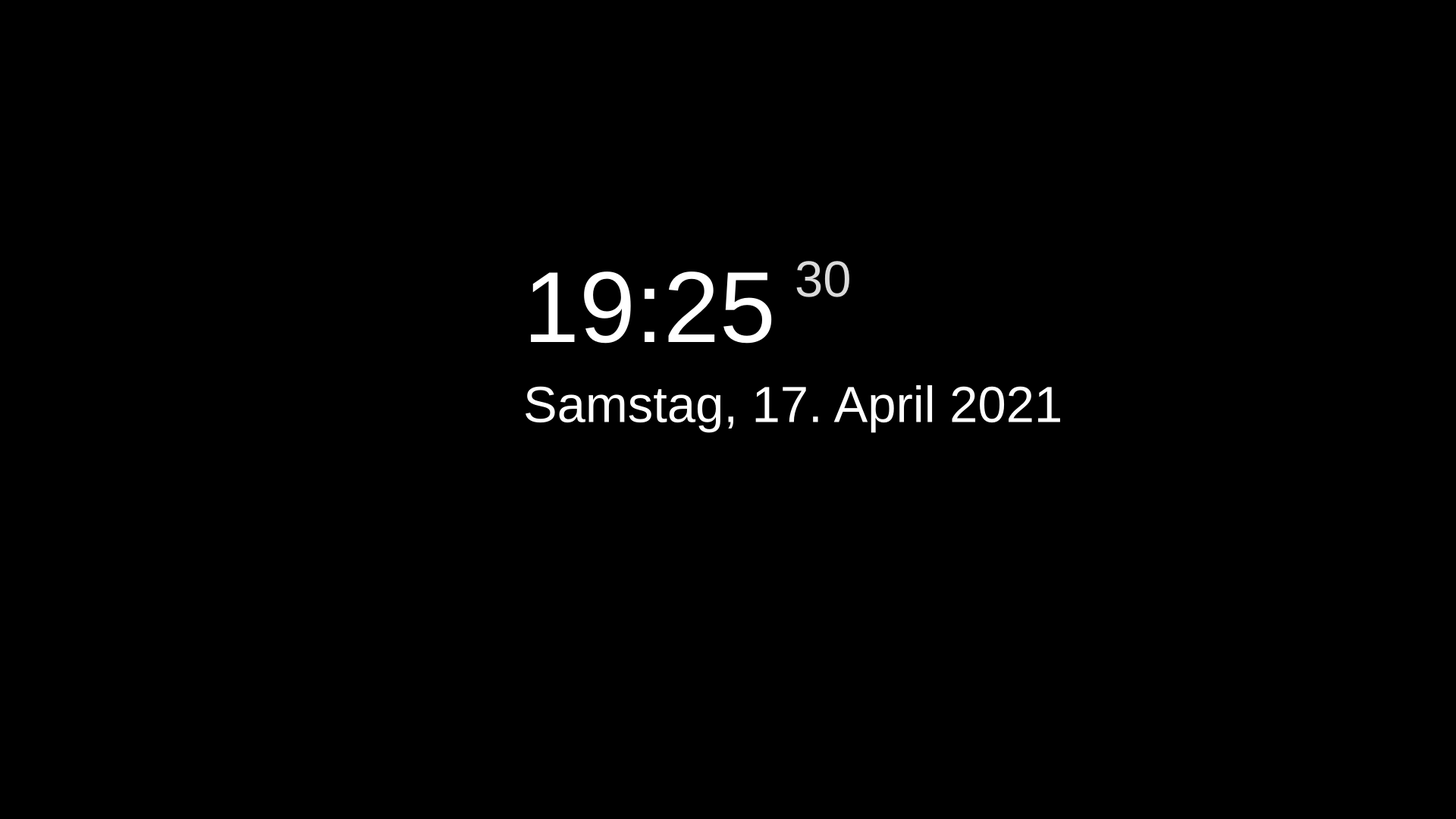
<?xml version="1.0" encoding="UTF-8"?>
<ui version="4.0">
 <class>Form</class>
 <widget class="QWidget" name="Form">
  <property name="geometry">
   <rect>
    <x>0</x>
    <y>0</y>
    <width>1920</width>
    <height>1080</height>
   </rect>
  </property>
  <property name="minimumSize">
   <size>
    <width>1920</width>
    <height>1080</height>
   </size>
  </property>
  <property name="maximumSize">
   <size>
    <width>1920</width>
    <height>1080</height>
   </size>
  </property>
  <property name="palette">
   <palette>
    <active>
     <colorrole role="WindowText">
      <brush brushstyle="SolidPattern">
       <color alpha="255">
        <red>255</red>
        <green>255</green>
        <blue>255</blue>
       </color>
      </brush>
     </colorrole>
     <colorrole role="Button">
      <brush brushstyle="SolidPattern">
       <color alpha="255">
        <red>0</red>
        <green>0</green>
        <blue>0</blue>
       </color>
      </brush>
     </colorrole>
     <colorrole role="Light">
      <brush brushstyle="SolidPattern">
       <color alpha="255">
        <red>0</red>
        <green>0</green>
        <blue>0</blue>
       </color>
      </brush>
     </colorrole>
     <colorrole role="Midlight">
      <brush brushstyle="SolidPattern">
       <color alpha="255">
        <red>0</red>
        <green>0</green>
        <blue>0</blue>
       </color>
      </brush>
     </colorrole>
     <colorrole role="Dark">
      <brush brushstyle="SolidPattern">
       <color alpha="255">
        <red>0</red>
        <green>0</green>
        <blue>0</blue>
       </color>
      </brush>
     </colorrole>
     <colorrole role="Mid">
      <brush brushstyle="SolidPattern">
       <color alpha="255">
        <red>0</red>
        <green>0</green>
        <blue>0</blue>
       </color>
      </brush>
     </colorrole>
     <colorrole role="Text">
      <brush brushstyle="SolidPattern">
       <color alpha="255">
        <red>255</red>
        <green>255</green>
        <blue>255</blue>
       </color>
      </brush>
     </colorrole>
     <colorrole role="BrightText">
      <brush brushstyle="SolidPattern">
       <color alpha="255">
        <red>255</red>
        <green>255</green>
        <blue>255</blue>
       </color>
      </brush>
     </colorrole>
     <colorrole role="ButtonText">
      <brush brushstyle="SolidPattern">
       <color alpha="255">
        <red>255</red>
        <green>255</green>
        <blue>255</blue>
       </color>
      </brush>
     </colorrole>
     <colorrole role="Base">
      <brush brushstyle="SolidPattern">
       <color alpha="255">
        <red>0</red>
        <green>0</green>
        <blue>0</blue>
       </color>
      </brush>
     </colorrole>
     <colorrole role="Window">
      <brush brushstyle="SolidPattern">
       <color alpha="255">
        <red>0</red>
        <green>0</green>
        <blue>0</blue>
       </color>
      </brush>
     </colorrole>
     <colorrole role="Shadow">
      <brush brushstyle="SolidPattern">
       <color alpha="255">
        <red>0</red>
        <green>0</green>
        <blue>0</blue>
       </color>
      </brush>
     </colorrole>
     <colorrole role="AlternateBase">
      <brush brushstyle="SolidPattern">
       <color alpha="255">
        <red>0</red>
        <green>0</green>
        <blue>0</blue>
       </color>
      </brush>
     </colorrole>
     <colorrole role="ToolTipBase">
      <brush brushstyle="SolidPattern">
       <color alpha="255">
        <red>255</red>
        <green>255</green>
        <blue>220</blue>
       </color>
      </brush>
     </colorrole>
     <colorrole role="ToolTipText">
      <brush brushstyle="SolidPattern">
       <color alpha="255">
        <red>0</red>
        <green>0</green>
        <blue>0</blue>
       </color>
      </brush>
     </colorrole>
     <colorrole role="PlaceholderText">
      <brush brushstyle="SolidPattern">
       <color alpha="128">
        <red>255</red>
        <green>255</green>
        <blue>255</blue>
       </color>
      </brush>
     </colorrole>
    </active>
    <inactive>
     <colorrole role="WindowText">
      <brush brushstyle="SolidPattern">
       <color alpha="255">
        <red>255</red>
        <green>255</green>
        <blue>255</blue>
       </color>
      </brush>
     </colorrole>
     <colorrole role="Button">
      <brush brushstyle="SolidPattern">
       <color alpha="255">
        <red>0</red>
        <green>0</green>
        <blue>0</blue>
       </color>
      </brush>
     </colorrole>
     <colorrole role="Light">
      <brush brushstyle="SolidPattern">
       <color alpha="255">
        <red>0</red>
        <green>0</green>
        <blue>0</blue>
       </color>
      </brush>
     </colorrole>
     <colorrole role="Midlight">
      <brush brushstyle="SolidPattern">
       <color alpha="255">
        <red>0</red>
        <green>0</green>
        <blue>0</blue>
       </color>
      </brush>
     </colorrole>
     <colorrole role="Dark">
      <brush brushstyle="SolidPattern">
       <color alpha="255">
        <red>0</red>
        <green>0</green>
        <blue>0</blue>
       </color>
      </brush>
     </colorrole>
     <colorrole role="Mid">
      <brush brushstyle="SolidPattern">
       <color alpha="255">
        <red>0</red>
        <green>0</green>
        <blue>0</blue>
       </color>
      </brush>
     </colorrole>
     <colorrole role="Text">
      <brush brushstyle="SolidPattern">
       <color alpha="255">
        <red>255</red>
        <green>255</green>
        <blue>255</blue>
       </color>
      </brush>
     </colorrole>
     <colorrole role="BrightText">
      <brush brushstyle="SolidPattern">
       <color alpha="255">
        <red>255</red>
        <green>255</green>
        <blue>255</blue>
       </color>
      </brush>
     </colorrole>
     <colorrole role="ButtonText">
      <brush brushstyle="SolidPattern">
       <color alpha="255">
        <red>255</red>
        <green>255</green>
        <blue>255</blue>
       </color>
      </brush>
     </colorrole>
     <colorrole role="Base">
      <brush brushstyle="SolidPattern">
       <color alpha="255">
        <red>0</red>
        <green>0</green>
        <blue>0</blue>
       </color>
      </brush>
     </colorrole>
     <colorrole role="Window">
      <brush brushstyle="SolidPattern">
       <color alpha="255">
        <red>0</red>
        <green>0</green>
        <blue>0</blue>
       </color>
      </brush>
     </colorrole>
     <colorrole role="Shadow">
      <brush brushstyle="SolidPattern">
       <color alpha="255">
        <red>0</red>
        <green>0</green>
        <blue>0</blue>
       </color>
      </brush>
     </colorrole>
     <colorrole role="AlternateBase">
      <brush brushstyle="SolidPattern">
       <color alpha="255">
        <red>0</red>
        <green>0</green>
        <blue>0</blue>
       </color>
      </brush>
     </colorrole>
     <colorrole role="ToolTipBase">
      <brush brushstyle="SolidPattern">
       <color alpha="255">
        <red>255</red>
        <green>255</green>
        <blue>220</blue>
       </color>
      </brush>
     </colorrole>
     <colorrole role="ToolTipText">
      <brush brushstyle="SolidPattern">
       <color alpha="255">
        <red>0</red>
        <green>0</green>
        <blue>0</blue>
       </color>
      </brush>
     </colorrole>
     <colorrole role="PlaceholderText">
      <brush brushstyle="SolidPattern">
       <color alpha="128">
        <red>255</red>
        <green>255</green>
        <blue>255</blue>
       </color>
      </brush>
     </colorrole>
    </inactive>
    <disabled>
     <colorrole role="WindowText">
      <brush brushstyle="SolidPattern">
       <color alpha="255">
        <red>0</red>
        <green>0</green>
        <blue>0</blue>
       </color>
      </brush>
     </colorrole>
     <colorrole role="Button">
      <brush brushstyle="SolidPattern">
       <color alpha="255">
        <red>0</red>
        <green>0</green>
        <blue>0</blue>
       </color>
      </brush>
     </colorrole>
     <colorrole role="Light">
      <brush brushstyle="SolidPattern">
       <color alpha="255">
        <red>0</red>
        <green>0</green>
        <blue>0</blue>
       </color>
      </brush>
     </colorrole>
     <colorrole role="Midlight">
      <brush brushstyle="SolidPattern">
       <color alpha="255">
        <red>0</red>
        <green>0</green>
        <blue>0</blue>
       </color>
      </brush>
     </colorrole>
     <colorrole role="Dark">
      <brush brushstyle="SolidPattern">
       <color alpha="255">
        <red>0</red>
        <green>0</green>
        <blue>0</blue>
       </color>
      </brush>
     </colorrole>
     <colorrole role="Mid">
      <brush brushstyle="SolidPattern">
       <color alpha="255">
        <red>0</red>
        <green>0</green>
        <blue>0</blue>
       </color>
      </brush>
     </colorrole>
     <colorrole role="Text">
      <brush brushstyle="SolidPattern">
       <color alpha="255">
        <red>0</red>
        <green>0</green>
        <blue>0</blue>
       </color>
      </brush>
     </colorrole>
     <colorrole role="BrightText">
      <brush brushstyle="SolidPattern">
       <color alpha="255">
        <red>255</red>
        <green>255</green>
        <blue>255</blue>
       </color>
      </brush>
     </colorrole>
     <colorrole role="ButtonText">
      <brush brushstyle="SolidPattern">
       <color alpha="255">
        <red>0</red>
        <green>0</green>
        <blue>0</blue>
       </color>
      </brush>
     </colorrole>
     <colorrole role="Base">
      <brush brushstyle="SolidPattern">
       <color alpha="255">
        <red>0</red>
        <green>0</green>
        <blue>0</blue>
       </color>
      </brush>
     </colorrole>
     <colorrole role="Window">
      <brush brushstyle="SolidPattern">
       <color alpha="255">
        <red>0</red>
        <green>0</green>
        <blue>0</blue>
       </color>
      </brush>
     </colorrole>
     <colorrole role="Shadow">
      <brush brushstyle="SolidPattern">
       <color alpha="255">
        <red>0</red>
        <green>0</green>
        <blue>0</blue>
       </color>
      </brush>
     </colorrole>
     <colorrole role="AlternateBase">
      <brush brushstyle="SolidPattern">
       <color alpha="255">
        <red>0</red>
        <green>0</green>
        <blue>0</blue>
       </color>
      </brush>
     </colorrole>
     <colorrole role="ToolTipBase">
      <brush brushstyle="SolidPattern">
       <color alpha="255">
        <red>255</red>
        <green>255</green>
        <blue>220</blue>
       </color>
      </brush>
     </colorrole>
     <colorrole role="ToolTipText">
      <brush brushstyle="SolidPattern">
       <color alpha="255">
        <red>0</red>
        <green>0</green>
        <blue>0</blue>
       </color>
      </brush>
     </colorrole>
     <colorrole role="PlaceholderText">
      <brush brushstyle="SolidPattern">
       <color alpha="128">
        <red>255</red>
        <green>255</green>
        <blue>255</blue>
       </color>
      </brush>
     </colorrole>
    </disabled>
   </palette>
  </property>
  <property name="windowTitle">
   <string>Form</string>
  </property>
  <widget class="QWidget" name="">
   <property name="geometry">
    <rect>
     <x>690</x>
     <y>330</y>
     <width>710</width>
     <height>251</height>
    </rect>
   </property>
   <layout class="QVBoxLayout" name="verticalLayout">
    <item>
     <layout class="QHBoxLayout" name="time_layout">
      <item>
       <widget class="QLabel" name="hours_label">
        <property name="font">
         <font>
          <pointsize>100</pointsize>
         </font>
        </property>
        <property name="text">
         <string>19:25</string>
        </property>
       </widget>
      </item>
      <item>
       <widget class="QLabel" name="seconds">
        <property name="palette">
         <palette>
          <active>
           <colorrole role="WindowText">
            <brush brushstyle="SolidPattern">
             <color alpha="255">
              <red>218</red>
              <green>218</green>
              <blue>218</blue>
             </color>
            </brush>
           </colorrole>
          </active>
          <inactive>
           <colorrole role="WindowText">
            <brush brushstyle="SolidPattern">
             <color alpha="255">
              <red>218</red>
              <green>218</green>
              <blue>218</blue>
             </color>
            </brush>
           </colorrole>
          </inactive>
          <disabled>
           <colorrole role="WindowText">
            <brush brushstyle="SolidPattern">
             <color alpha="255">
              <red>120</red>
              <green>120</green>
              <blue>120</blue>
             </color>
            </brush>
           </colorrole>
          </disabled>
         </palette>
        </property>
        <property name="font">
         <font>
          <pointsize>50</pointsize>
          <weight>50</weight>
          <bold>false</bold>
         </font>
        </property>
        <property name="text">
         <string>30</string>
        </property>
        <property name="alignment">
         <set>Qt::AlignLeading|Qt::AlignLeft|Qt::AlignTop</set>
        </property>
       </widget>
      </item>
     </layout>
    </item>
    <item>
     <widget class="QLabel" name="date_label">
      <property name="font">
       <font>
        <pointsize>50</pointsize>
        <weight>50</weight>
        <bold>false</bold>
       </font>
      </property>
      <property name="text">
       <string>Samstag, 17. April 2021</string>
      </property>
     </widget>
    </item>
   </layout>
  </widget>
 </widget>
 <resources/>
 <connections/>
</ui>
